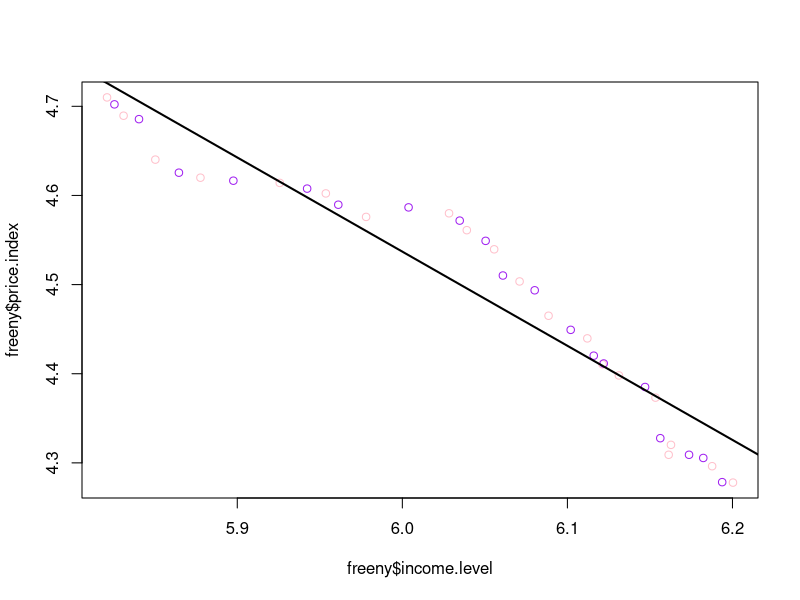
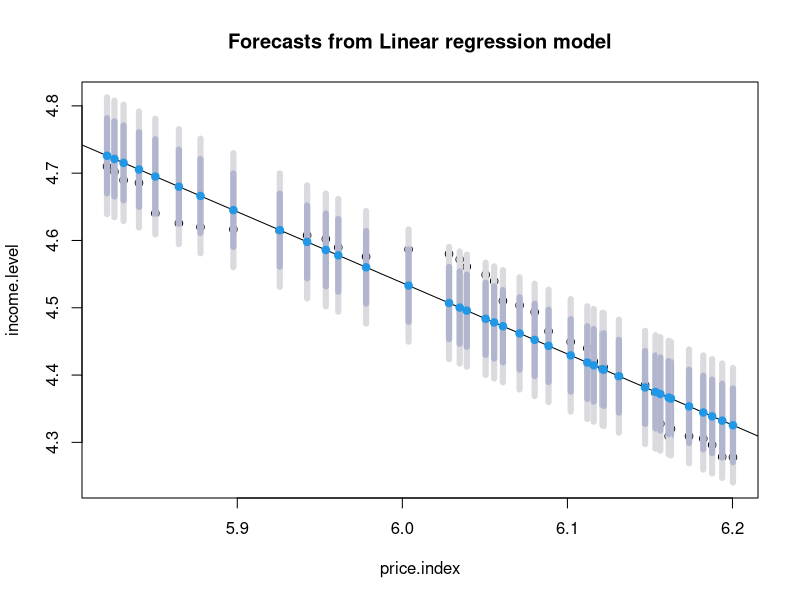
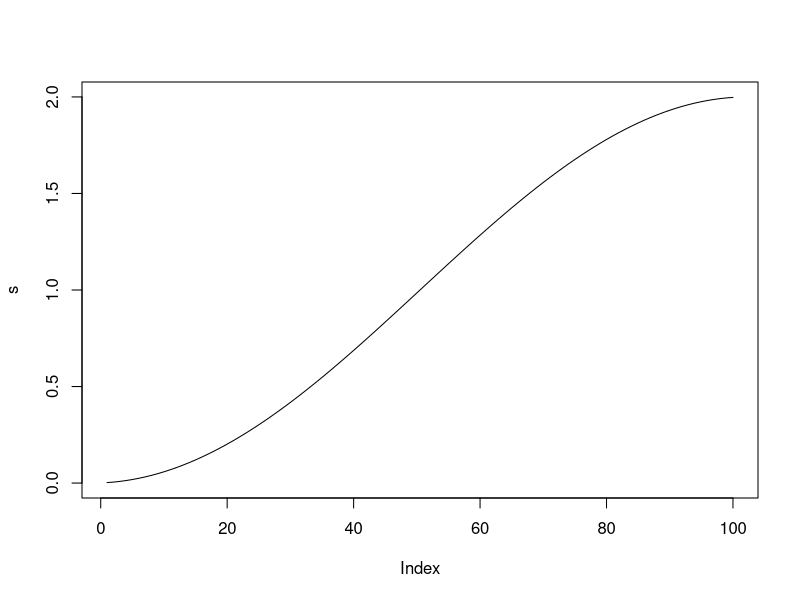
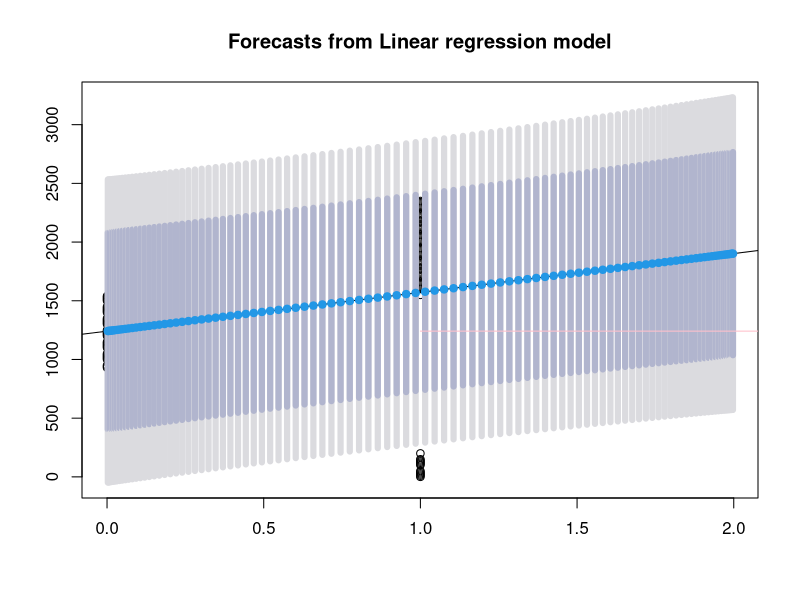

Write R code to recreate these figures, in order.
######### PRVI DIO - PONAVLJANJE #########

#Freeny:
freeny[1,]
#y lag.quarterly.revenue price.index
#1962.25 8.79236               8.79636     4.70997
#income.level market.potential
#1962.25       5.8211          12.9699

summary(freeny)
#y         lag.quarterly.revenue  price.index     income.level   market.potential
#Min.   :8.791   Min.   :8.791         Min.   :4.278   Min.   :5.821   Min.   :12.97   
#1st Qu.:9.045   1st Qu.:9.020         1st Qu.:4.392   1st Qu.:5.948   1st Qu.:13.01   
#Median :9.314   Median :9.284         Median :4.510   Median :6.061   Median :13.07   
#Mean   :9.306   Mean   :9.281         Mean   :4.496   Mean   :6.039   Mean   :13.07   
#3rd Qu.:9.591   3rd Qu.:9.561         3rd Qu.:4.605   3rd Qu.:6.139   3rd Qu.:13.12   
#Max.   :9.794   Max.   :9.775         Max.   :4.710   Max.   :6.200   Max.   :13.17

#Izračunati korelaciju između neka 2 vremenska niza:
cor(freeny$y, freeny$price.index)
#[1] -0.9895118
cor(freeny$y, freeny$income.level)
#[1] 0.9839382
cor(freeny$y,freeny$market.potential)
#[1] 0.9965928

#Napraviti regresijsku analizu:
reg_analiza_1 <- lm(freeny$price.index~freeny$income.level)  #lm koristimo za linearno modeliranje, freeny$y je odzivna varijabla(ono što zelimo predvidjeti)
plot(freeny$income.level, freeny$price.index, col=c("pink","purple"))
abline(reg_analiza_1, lwd=2)
summary(reg_analiza_1)
freeny$y
#Call:
#  lm(formula = freeny$y ~ freeny$price.index)

#Residuals:
#  Min       1Q   Median       3Q      Max 
#-0.06666 -0.03696 -0.01259  0.03773  0.08382 

#Coefficients:
#  Estimate Std. Error t value
#(Intercept)         19.8359     0.2528   78.46
#freeny$price.index  -2.3419     0.0562  -41.67
#Pr(>|t|)    
#(Intercept)          <2e-16 ***
#  freeny$price.index   <2e-16 ***
#  ---
#  Signif. codes:  
#  0 ‘***’ 0.001 ‘**’ 0.01 ‘*’ 0.05 ‘.’ 0.1 ‘ ’ 1

#Residual standard error: 0.0462 on 37 degrees of freedom
#Multiple R-squared:  0.9791,	Adjusted R-squared:  0.9786 
#F-statistic:  1736 on 1 and 37 DF,  p-value: < 2.2e-16

#Predviđanje:
install.packages("forecast")
library(forecast)
fit <- lm(price.index~income.level, data=freeny)  #definiranje linearnog modela
f <- forecast(fit, h=5, level=c(80,95), newdata=freeny$income.level)
#forecast se koristi za generiranje prognoza
#h=5 : generiramo 5 vremenskih koraka unaprijed
#level = c(80,95) : nivo pouzdanosti postavllja na 80% i 95%
#prognoze zelimo generirati za freeny$income.level
plot(f,xlab="price.index", ylab="income.level")




######### DRUGI DIO - SAMOSTALNI RAD ###################
data(package = .packages(all.available = TRUE)) 
summary(airmiles)
#Min. 1st Qu.  Median    Mean 3rd Qu.    Max. 
#412    1580    6431   10528   17532   30514 

summary(beaver2)
#        day             time           temp           activ     
#Min.   :307.0   Min.   :   0   Min.   :36.58   Min.   :0.00  
#1st Qu.:307.0   1st Qu.:1128   1st Qu.:37.15   1st Qu.:0.00  
#Median :307.0   Median :1535   Median :37.73   Median :1.00  
#Mean   :307.1   Mean   :1446   Mean   :37.60   Mean   :0.62  
#3rd Qu.:307.0   3rd Qu.:1942   3rd Qu.:37.98   3rd Qu.:1.00  
#Max.   :308.0   Max.   :2350   Max.   :38.35   Max.   :1.00 

length(beaver2$time)
#[1] 100

#stvaramo skup podataka za prognozu:
s <- 1+sin(seq(-1.5,1.5,length.out=100))
scenarij=data.frame(income=s)
scenarij
plot(s,type="l")


fit2<- lm(time~activ, data=beaver2)
f2<- forecast(fit2, newdata=scenarij$income, level=c(80,95))
plot(f2)
lines(fitted(f2), col="pink")
summary(beaver2)
